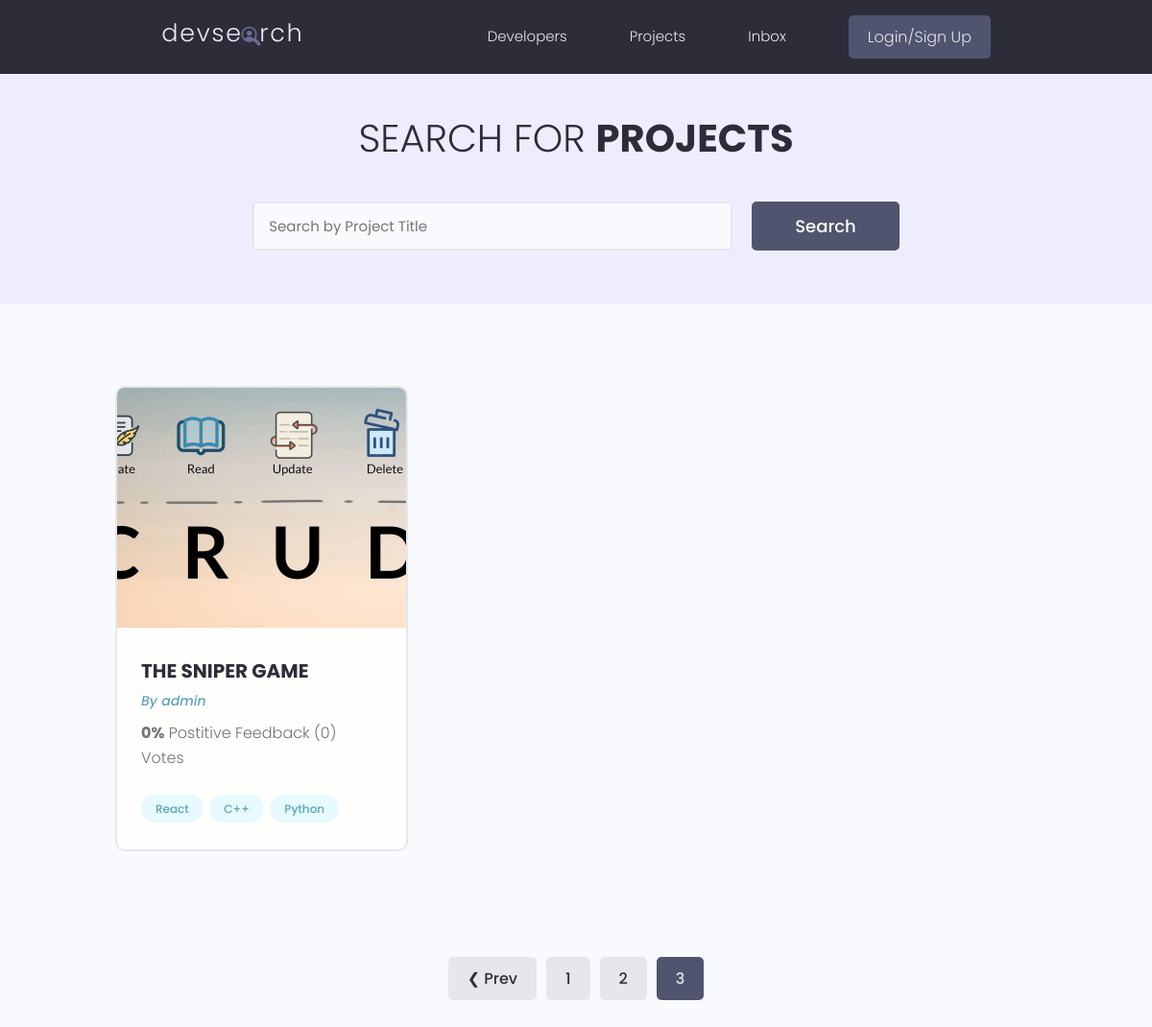
Page /projects/?page=3 on the earlier database version.
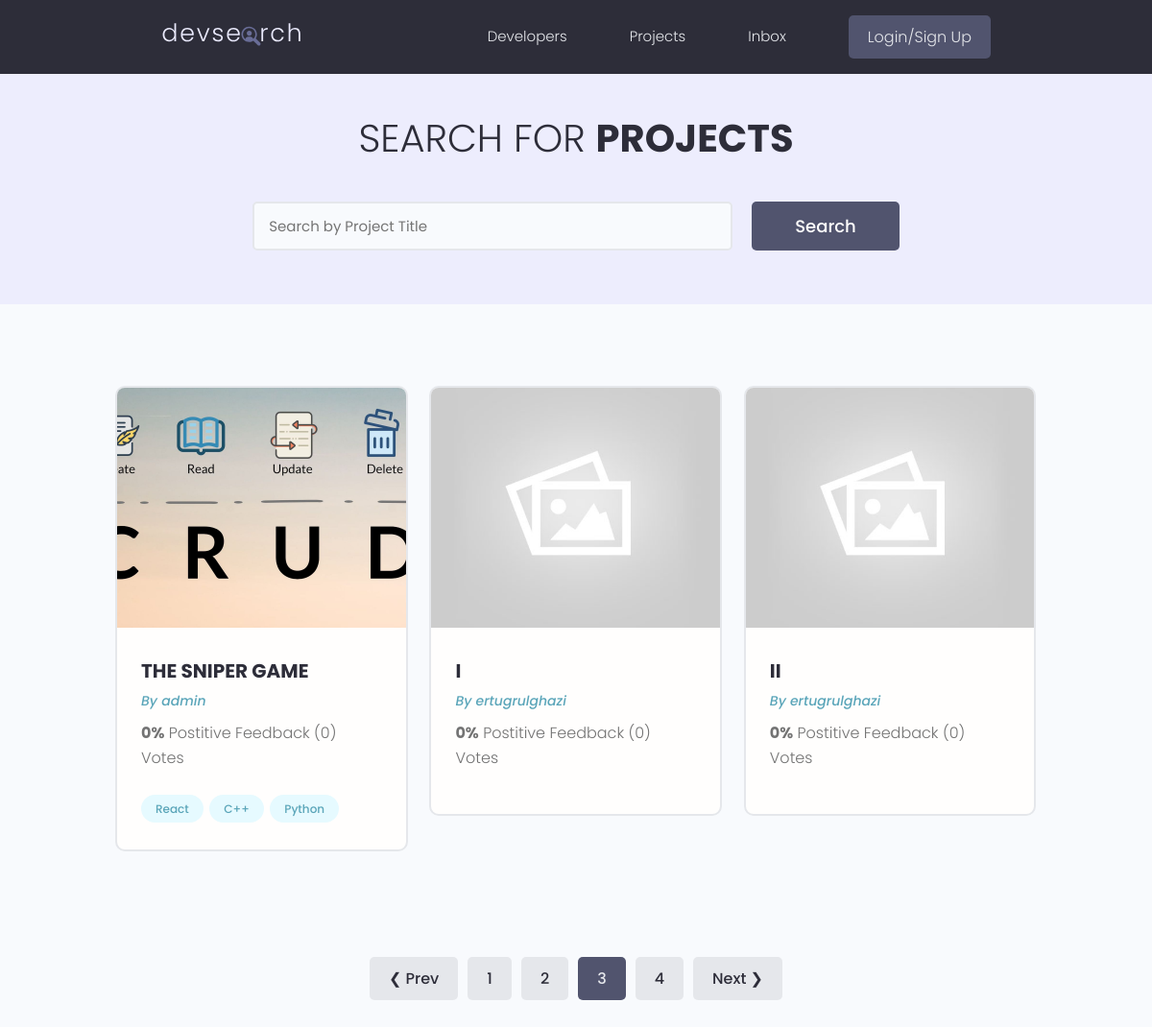
Same page on the later database version.
### app2024/models.py (models this page shows, shortened)
class Project(models.Model):
    owner = models.ForeignKey(Profile,null=True,blank=True,on_delete=models.SET_NULL)
    title = models.CharField(max_length=200)
    description = models.TextField(null=True,blank=True)
    demo_link = models.CharField(max_length=2000,null=True,blank=True)
    source_link = models.CharField(max_length=2000,null=True,blank=True)
    featured_image = models.ImageField(null=True,blank=True,default='default.jpg')
    tags = models.ManyToManyField('Tag',blank=True)
    vote_total = models.IntegerField(default = 0,null=True,blank=True)
    vote_ratio = models.IntegerField(default = 0,null=True,blank=True)
    created = models.DateTimeField(auto_now_add=True)
    id = models.UUIDField(default=uuid.uuid4,unique=True,primary_key=True,editable=False)
    class Meta:
        ordering = ['created']

class Tag(models.Model):
    name = models.CharField(max_length = 200)
    created = models.DateTimeField(auto_now_add=True)
    id = models.UUIDField(default=uuid.uuid4,unique=True,primary_key=True,editable=False)
    def __str__(self):
        return self.name

### users/models.py (models this page shows)
class Profile(models.Model):
    user = models.OneToOneField(User,on_delete=models.CASCADE,null=True,blank=True)
    name = models.CharField(max_length=200,null=True,blank=True)
    email = models.EmailField(max_length=200,unique = True,null=True,blank=True)
    username = models.CharField(max_length=200,null=True,blank=True)
    headline = models.CharField(max_length=200,null=True,blank=True)
    bio = models.TextField(null=True,blank=True)
    location = models.CharField(max_length=200,null=True,blank=True)
    profile_image = models.ImageField(max_length=200,null=True,blank=True,upload_to='profiles/',default='default_profile.png')
    social_github = models.CharField(max_length=200,null=True,blank=True)
    social_twitter = models.CharField(max_length=200,null=True,blank=True)
    social_linkedin = models.CharField(max_length=200,null=True,blank=True)
    social_youtube = models.CharField(max_length=200,null=True,blank=True)
    social_website = models.CharField(max_length=200,null=True,blank=True)
    created = models.DateTimeField(auto_now_add=True)
    id = models.UUIDField(default=uuid.uuid4,unique=True,primary_key=True,editable=False)
    def __str__(self):
        return str(self.user.username)

### app2024/views.py (the view)
# urls.py: path('projects/',views.homepage,name='project'),
def homepage(request):
    q = ''
    if request.GET.get('q'):
        q = request.GET.get('q')
    tags = Tag.objects.filter(name__icontains = q)
    projects = Project.objects.distinct().filter(
        Q(title__icontains=q) |
        Q(description__icontains=q) |
        Q(owner__name__icontains=q) |
        Q(tags__in=tags)
    )
    page = request.GET.get('page')
    results = 3
    paginator = Paginator(projects, results)
    try:
        projects = paginator.page(page)
    except PageNotAnInteger:
        page = 1
        projects = paginator.page(page)
    except EmptyPage:
        page = paginator.num_pages
        projects = paginator.page(page)
    context = {'page' : 'Projects','projects' : projects, 'q' : q, 'paginator' : paginator}
    return render(request,'homepage.html',context)

### templates/homepage.html (shortened to what this page needs)
{% extends "base.html" %}
{% block content %}
<main class="projects">
    <section class="hero-section text-center">
      <div class="container container--narrow">
        <div class="hero-section__box">
          <h2>Search for <span>Projects</span></h2>
        </div>
        <div class="hero-section__search">
          <form class="form" action="{% url 'project' %}" method="get">
            <div class="form__field">
              <input class="input input--text" id="formInput#search" type="text" name="q"
               value="{{q}}" placeholder="Search by Project Title" />
            </div>
            <input class="btn btn--sub btn--lg" type="submit" value="Search" />
          </form>
        </div>
      </div>
    </section>
    <section class="projectsList">
      <div class="container">
        <div class="grid grid--three">
            {% for project in projects %}
          <div class="column">
            <div class="card project">
              <a href="{% url 'projectpage' project.id %}" class="project">
                <img class="project__thumbnail" src="{{ project.featured_image.url }}" alt="project thumbnail" />
                <div class="card__body">
                  <h3 class="project__title">{{project.title}}</h3>
                  <p><a class="project__author" href="{% url 'user-profile' project.owner.id %}">By {{project.owner}}</a></p>
                  <p class="project--rating">
                    <span style="font-weight: bold;">{{project.vote_ratio}}%</span> Postitive
                    Feedback ({{project.vote_total}}) Vote{{project.vote_total|pluralize:"s"}}
                  </p>
                  <div class="project__tags">
                    {% for tag in project.tags.all %}
                    <span class="tag tag--pill tag--main">
                      <small>{{ tag }}</small>
                    </span>
                    {% endfor %}
                  </div>
                </div>
              </a>
            </div>
          </div>
          {% endfor %}
        </div>
      </div>
    </section>
    {% if projects.has_other_pages %}
    <div class="pagination">
      <ul class="container">
        {% if projects.has_previous %}
        <li><a class="btn page-link btn" href="?page={{projects.previous_page_number}}">&#10094; Prev</a></li>
        {% endif %}
        {% for page in paginator.page_range %}
        {% if page == projects.number %}
        <li><a class="btn page-link btn--sub" href="?={{page}}">{{page}}</a></li>
        {% else %}
        <li><a class="btn page-link" href="?page={{page}}">{{page}}</a></li>
        {% endif %}
        {% endfor %}
        {% if projects.has_next %}
        <li><a class="btn page-link btn" href="?page={{projects.next_page_number}}">Next &#10095;</a></li>
        {% endif %}
      </ul>
    </div>
    {% endif %}
  </main>
{% endblock content %}

### templates/base.html (shortened to what this page needs)
<!DOCTYPE html>
{% load static %}
<html lang="en">
<head>
  <link rel="stylesheet" href="https://cdn.iconmonstr.com/1.3.0/css/iconmonstr-iconic-font.min.css" />
  <link rel="stylesheet" href="{% static 'uikit/styles/uikit.css' %}" />
  <link rel="stylesheet" href="{% static 'styles/app.css' %}" />
</head>
<body>
{% include "navbar.html" %}
{% block content %}
{% endblock content %}
</body>
</html>

### templates/navbar.html (shortened to what this page needs)
{% load static %}
<header class="header">
    <div class="container container--narrow">
      <a href="{% url 'profiles' %}" class="header__logo">
        <img src="{% static 'images/logo.svg' %}" alt="DevSearch Logo" />
      </a>
      <nav class="header__nav">
        <ul class="header__menu">
          <li class="header__menuItem"><a href="{% url 'profiles' %}">Developers</a></li>
          <li class="header__menuItem"><a href="{% url 'project' %}">Projects</a></li>
          <li class="header__menuItem"><a href="">Inbox</a></li>
          {% if request.user.is_authenticated %}
          {% comment %} <li class="header__menuItem"><a href="{% url 'create-project' %}">Add Project</a></li> {% endcomment %}
          <li class="header__menuItem"><a href="user-account">My Account</a></li>
          <li class="header__menuItem"><a href="{% url 'logout-User' %}" class="btn btn--sub">Logout</a></li>
          {% else %}
          <li class="header__menuItem"><a href="{% url 'login-User' %}" class="btn btn--sub">Login/Sign Up</a></li>
          {% endif %}
        </ul>
      </nav>
    </div>
  </header>

### static/styles/app.css (style rules this page uses)
:root { --color-sub: #2d2d39; }
.btn--sub { background-color: var(--color-sub-light); }
.card { border: 2px solid var(--color-light); }
img { width: 100%; }
.header { position: sticky; z-index: 111; background-color: var(--color-sub); padding: 1.5rem 0; }
.header > .container { display: flex; justify-content: space-between; align-items: center; }
.header__logo > img { height: 3.8rem; }
.header__nav > ul { display: inline-flex; align-items: center; list-style: none; gap: 6.5rem; }
.header__menuItem > a { color: var(--color-light); font-weight: 300; }
.hero-section { height: 40vh; display: flex; align-items: center; background-color: var(--color-sub); }
.hero-section__box { margin-bottom: 4rem; }
.hero-section__box > h2, .hero-section__box > h2 > span { font-size: 4rem; color: var(--color-light); line-height: 1.3; text-transform: uppercase; }
.hero-section__box > h2 { font-weight: 300; }
.hero-section__box > h2 > span { font-weight: 700; }
.hero-section__search > .form { display: flex; align-items: center; justify-content: center; gap: 2rem; }
.hero-section__search > .form input.input--text { width: 50rem; }
.pagination { margin-top: 8rem; margin-bottom: 10rem; }
.pagination > ul { flex-wrap: wrap; list-style: none; display: flex; align-items: center; justify-content: center; gap: 1rem; }
.pagination .btn { color: var(--color-sub); }
.pagination .btn.btn--sub { color: var(--color-light); }
.project__author { font-size: 1.4rem; font-style: italic; }
.project--rating { margin-bottom: 1.6em; margin-top: .5em; }
.projects > .hero-section { background: var(--color-sub-lighter); height: 30vh; }
.projects .hero-section__box { margin-bottom: 2.5rem; }
.projects .hero-section__box > h2 { color: var(--color-sub); }
.projects .hero-section__box > h2 > span { font-weight: 700; color: var(--color-sub); }
.projectsList { margin-top: 8rem; }
.project__thumbnail { height: 25rem; object-fit: cover; object-position: top center; }
.project__title { font-size: 2rem; font-weight: 700; color: var(--color-sub); }

### static/uikit/styles/modules/_variables.css (style rules this page uses)
:root { --color-main: #5aa5b9; --color-main-light: #e6faff; --color-sub: #3f4156; --color-sub-light: #51546e; --color-sub-lighter: #ededfd; --color-text: #737373; --color-gray: #8b8b8b; --color-light: #e5e7eb; --color-light-gray: #767676; --color-bg: #f8fafd; --color-white: #fffefd; --color-white-light: #f3f3f3; --color-success: #359e64; --color-success-bg: #def8e8; --color-error: #fc4b0b; --color-error-bg: #fff2ee; --font-base: 'Poppins', arial, helvetica, 'Segoe UI', roboto, ubuntu, sans-serif; --font-monospace: 'Fira Code', 'Courier New', courier, monospace; --font-regular: 300; --font-medium: 500; --font-bold: 700; --generic-shadow: 1px 1px 5px #00000010; --generic-transition: all 0.3s ease-in-out; }

### static/uikit/styles/modules/_base.css (style rules this page uses)
* { margin: 0; padding: 0; box-sizing: border-box; text-rendering: optimizeLegibility; color: inherit; font-size: inherit; }
html { font-size: 50%; }
@media only screen and (min-width: 480px) { html { font-size: 56.25%; } }
@media only screen and (min-width: 1200px) { html { font-size: 62.5%; } }
body { line-height: 1.6; font-weight: 400; font-size: 1.5rem; color: var(--color-text); background-color: var(--color-bg); min-height: 100vh; }

### static/uikit/styles/modules/_typography.css (style rules this page uses)
* { font-family: var(--font-base); }
h2 { font-size: 3.6rem; font-weight: var(--font-bold); }
h3 { font-size: 3.2rem; font-weight: var(--font-medium); }
p, span, strong { font-size: 1.6rem; color: var(--color-text); font-weight: var(--font-regular); }
a { padding-bottom: 2px; text-decoration: none; display: inline-block; color: var(--color-main); font-weight: var(--font-medium); }

### static/uikit/styles/modules/_utilities.css (style rules this page uses)
.container { width: 92%; max-width: 165rem; margin: 0 auto; box-sizing: border-box; }
.container--narrow { width: 92%; max-width: 120rem; }
@media screen and (min-width: 1000px) { .container { width: 90%; } }
@media screen and (min-width: 1000px) { .container--narrow { width: 85%; } }
@media screen and (min-width: 1200px) { .container { width: 80%; } }
@media screen and (min-width: 1200px) { .container--narrow { width: 72%; } }
.text-center { text-align: center; }

### static/uikit/styles/modules/_card.css (style rules this page uses)
.card { border-radius: 1rem; background-color: var(--color-white); border: 1.5px solid var(--color-light); width: auto; height: auto; margin-top: 0.5rem; margin-bottom: 0.5rem; overflow: hidden; }
.card__body, .card__header { padding: 2rem 2.5rem; }

Differences in the rows shown:
added Project: featured_image (placeholder picture), title "I", owner "ertugrulghazi", vote_ratio "0", vote_total "0"
added Project: featured_image (placeholder picture), title "II", owner "ertugrulghazi", vote_ratio "0", vote_total "0"
Other differences:
new list line: "4"
text now shown: "Next ❯"
